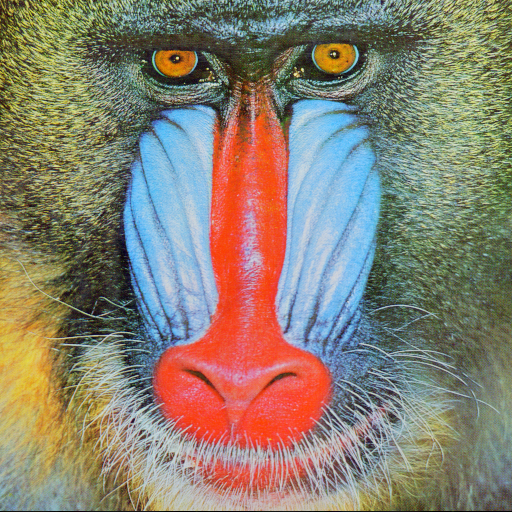
#> input picture Entradas/baboon_colorida.png, 512 x 512 px, found by its file name; its folder holds only this picture in this run
$ python filtragem.py Entradas/baboon_colorida.png
#> lines starting #> are read from the running program, lines starting #| are printed output that depends on the picture
import cv2
import os
import argparse
import numpy as np
from math import sqrt

def carregar_imagem(caminho_entrada):
    """Carrega a imagem em tons de cinza e normaliza para float32 no intervalo [0,1]"""
#> called with caminho_entrada = 'Entradas/Entradas/baboon_colorida.png'
    imagem = cv2.imread(caminho_entrada, cv2.IMREAD_GRAYSCALE)
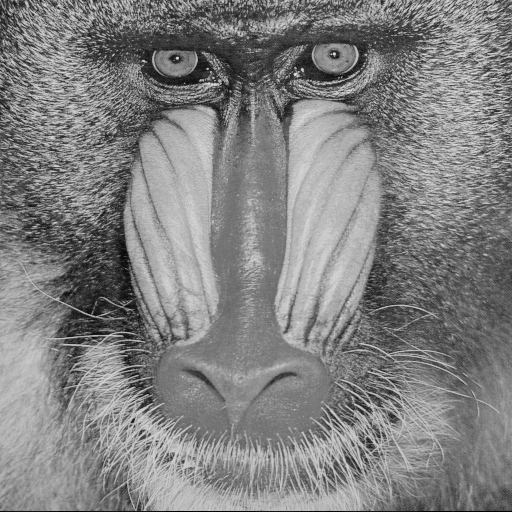
#> imagem: shape (512, 512); min 0, max 230, mean 129.1
    if imagem is None:
        print(f"Erro: Não foi possível carregar a imagem {caminho_entrada}!")
        return None
    return imagem.astype(np.float32) / 255.0

def criar_filtro(filtro_id):
    """Retorna o kernel do filtro especificado"""
    filtros = {
        'h1': np.array([  # Laplaciano modificado
            [0, 0, -1, 0, 0],
            [0, -1, -2, -1, 0],
            [-1, -2, 16, -2, -1],
            [0, -1, -2, -1, 0],
            [0, 0, -1, 0, 0]
        ]),
        'h2': (1/256) * np.array([  # Gaussiano 5x5
            [1, 4, 6, 4, 1],
            [4, 16, 24, 16, 4],
            [6, 24, 36, 24, 6],
            [4, 16, 24, 16, 4],
            [1, 4, 6, 4, 1]
        ]),
        'h3': np.array([  # Sobel horizontal
            [-1, 0, 1],
            [-2, 0, 2],
            [-1, 0, 1]
        ]),
        'h4': np.array([  # Sobel vertical
            [-1, -2, -1],
            [0, 0, 0],
            [1, 2, 1]
        ]),
        'h5': np.array([  # Laplaciano
            [-1, -1, -1],
            [-1, 8, -1],
            [-1, -1, -1]
        ]),
        'h6': (1/9) * np.ones((3,3)),  # Média 3x3
        'h7': np.array([  # Filtro de Prewitt horizontal
            [-1, 0, 1],
            [-1, 0, 1],
            [-1, 0, 1]
        ]),
        'h8': np.array([  # Filtro de Prewitt vertical
            [-1, -1, -1],
            [0, 0, 0],
            [1, 1, 1]
        ]),
        'h9': (1/9) * np.ones((3,3)),  # Média 3x3 (igual ao h6)
        'h10': (1/8) * np.array([  # Aguçamento modificado
            [-1, -1, -1, -1, -1],
            [-1, 2, 2, 2, -1],
            [-1, 2, 8, 2, -1],
            [-1, 2, 2, 2, -1],
            [-1, -1, -1, -1, -1]
        ]),
        'h11': np.array([  # Embossing
            [-1, -1, 0],
            [-1, 0, 1],
            [0, 1, 1]
        ])
    }
    return filtros.get(filtro_id)

def aplicar_filtro(imagem, filtro_id):
    """
    Aplica o filtro especificado na imagem
    Args:
        imagem: imagem normalizada [0,1]
        filtro_id: identificador do filtro (h1 a h11)
    Returns:
        Imagem filtrada em formato uint8 [0,255] e explicação do filtro
    """
    img_8bit = (imagem * 255).astype(np.uint8)

    if filtro_id == 'sobel_combined':
        sobel_x = cv2.filter2D(img_8bit, -1, criar_filtro('h3'))
        sobel_y = cv2.filter2D(img_8bit, -1, criar_filtro('h4'))
        combined = np.sqrt(np.square(sobel_x.astype(np.float32)) +
                         np.square(sobel_y.astype(np.float32)))
        combined = cv2.normalize(combined, None, 0, 255, cv2.NORM_MINMAX)
        return combined.astype(np.uint8), "Magnitude do gradiente (Sobel combinado): detecção de bordas em todas as direções"

    kernel = criar_filtro(filtro_id)
    if kernel is not None:
        filtrada = cv2.filter2D(img_8bit, -1, kernel)

        if filtro_id in ['h1', 'h3', 'h4', 'h5', 'h7', 'h8', 'h11']:
            filtrada = cv2.normalize(filtrada, None, 0, 255, cv2.NORM_MINMAX)

        explicacao = {
            'h1': "Laplaciano modificado: realce de bordas com maior sensibilidade",
            'h2': "Gaussiano 5x5: suavização forte com redução de ruído",
            'h3': "Sobel horizontal: destaca bordas verticais",
            'h4': "Sobel vertical: destaca bordas horizontais",
            'h5': "Laplaciano: detecção de bordas em todas as direções",
            'h6': "Média 3x3: suavização simples para redução de ruído",
            'h7': "Prewitt horizontal: detecção de bordas verticais (similar a Sobel)",
            'h8': "Prewitt vertical: detecção de bordas horizontais (similar a Sobel)",
            'h9': "Média 3x3: igual ao h6, suavização simples",
            'h10': "Aguçamento modificado: realce de detalhes finos e bordas",
            'h11': "Embossing: efeito de relevo com iluminação a 45 graus"
        }.get(filtro_id, "Filtro desconhecido")

        return filtrada.astype(np.uint8), explicacao

    return None, ""

def aplicar_todos_filtros(imagem, pasta_saida, nome_base):
    """Aplica todos os filtros e salva os resultados"""
#> called with pasta_saida = 'Saidas', nome_base = 'Entradas/baboon_colorida'
    filtros = ['h1', 'h2', 'h3', 'h4', 'h5', 'h6', 'h7', 'h8', 'h9', 'h10', 'h11', 'sobel_combined']
    resultados = []

    for filtro in filtros:
        imagem_filtrada, explicacao = aplicar_filtro(imagem, filtro)
        if imagem_filtrada is not None:
            caminho_saida = os.path.join(pasta_saida, f'filtrada_{filtro}_{nome_base}.png')
            salvar_imagem(caminho_saida, imagem_filtrada)
            resultados.append((filtro, explicacao))
#> this loop made 12 passes
#> pass 1, in aplicar_filtro, `filtrada = cv2.filter2D(img_8bit, -1, kernel)`:
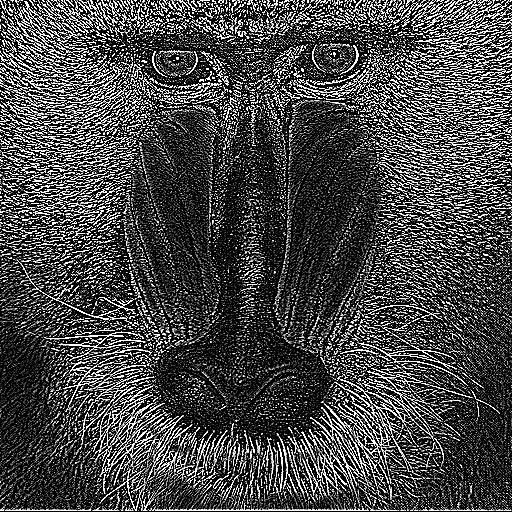
#> filtrada: shape (512, 512); min 0, max 255, mean 71.6
#> pass 2, in aplicar_filtro (call 2), `filtrada = cv2.filter2D(img_8bit, -1, kernel)`:
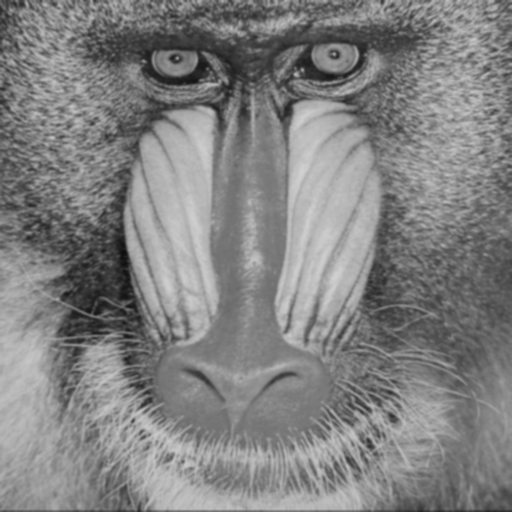
#> filtrada: shape (512, 512); min 12, max 210, mean 129.2
#> pass 3, in aplicar_filtro (call 3), `filtrada = cv2.filter2D(img_8bit, -1, kernel)`:
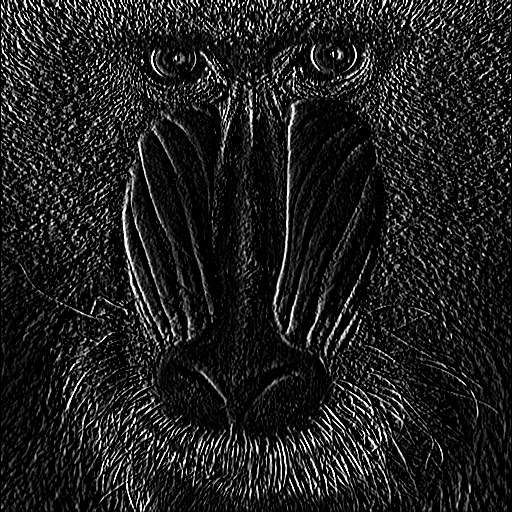
#> filtrada: shape (512, 512); min 0, max 255, mean 31.2
#> after the loop, resultados = 12 items

    return resultados

def salvar_imagem(caminho_saida, imagem):
    """Salva a imagem no caminho especificado"""
    os.makedirs(os.path.dirname(caminho_saida), exist_ok=True)
    cv2.imwrite(caminho_saida, imagem)

if __name__ == "__main__":
    parser = argparse.ArgumentParser(description='Aplica filtros em imagens monocromáticas')
    parser.add_argument('entrada', help='Nome da imagem na pasta Entradas (ex: foto.jpg)')
    parser.add_argument('--filtro', '-f',
                       choices=['all', 'h1', 'h2', 'h3', 'h4', 'h5', 'h6', 'h7', 'h8',
                               'h9', 'h10', 'h11', 'sobel_combined'],
                       default='all', help='Filtro a ser aplicado (ou "all" para todos)')
    parser.add_argument('--saida', '-s', help='Nome personalizado para o arquivo de saída', default=None)

    args = parser.parse_args()

    # Configura caminhos
    pasta_entradas = os.path.join(os.path.dirname(__file__), 'Entradas')
    pasta_saidas = os.path.join(os.path.dirname(__file__), 'Saidas')
    caminho_entrada = os.path.join(pasta_entradas, args.entrada)

    # Processa a imagem
    imagem = carregar_imagem(caminho_entrada)
    if imagem is not None:
        nome_base = os.path.splitext(args.entrada)[0]

        if args.filtro == 'all':
            print("Aplicando todos os filtros...")
            resultados = aplicar_todos_filtros(imagem, pasta_saidas, nome_base)
#> resultados = 12 items

            print("\nResumo dos filtros aplicados:")
            for filtro, explicacao in resultados:
                print(f"- {filtro}: {explicacao}")
#> this loop made 12 passes
#> filtro on passes 1 to 12: 'h1', 'h2', 'h3', 'h4', 'h5', 'h6', 'h7', 'h8', 'h9', 'h10', 'h11', 'sobel_combined'
#| - h1: Laplaciano modificado: realce de bordas com maior sensibilidade
#| - h2: Gaussiano 5x5: suavização forte com redução de ruído
#| - h3: Sobel horizontal: destaca bordas verticais
#| - h4: Sobel vertical: destaca bordas horizontais
#| - h5: Laplaciano: detecção de bordas em todas as direções
#| - h6: Média 3x3: suavização simples para redução de ruído
#| - h7: Prewitt horizontal: detecção de bordas verticais (similar a Sobel)
#| - h8: Prewitt vertical: detecção de bordas horizontais (similar a Sobel)
#> (further printed lines are left out)
            print(f"\n✅ Todas as imagens filtradas foram salvas na pasta 'Saidas'")
        else:
            imagem_filtrada, explicacao = aplicar_filtro(imagem, args.filtro)
            if imagem_filtrada is not None:
                print(f"Efeito do filtro {args.filtro}: {explicacao}")

                if args.saida:
                    nome_saida = os.path.splitext(args.saida)[0] + '.png'
                else:
                    nome_saida = f'filtrada_{args.filtro}_{nome_base}.png'

                caminho_saida = os.path.join(pasta_saidas, nome_saida)
                salvar_imagem(caminho_saida, imagem_filtrada)
                print(f"✅ Imagem filtrada salva em: {caminho_saida}")

$ run again, on Entradas/marinasena.png
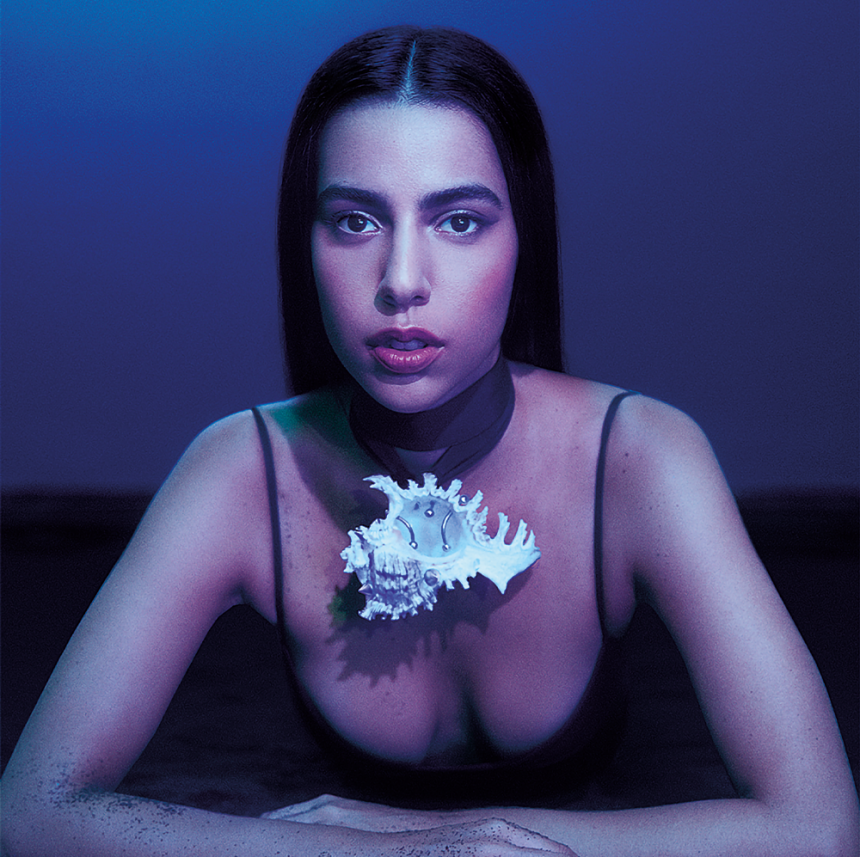
#> input picture Entradas/marinasena.png, 860 x 857 px, found by its file name
#> in carregar_imagem, `imagem = cv2.imread(caminho_entrada, cv2.IMREAD_GRAYSCALE)`:
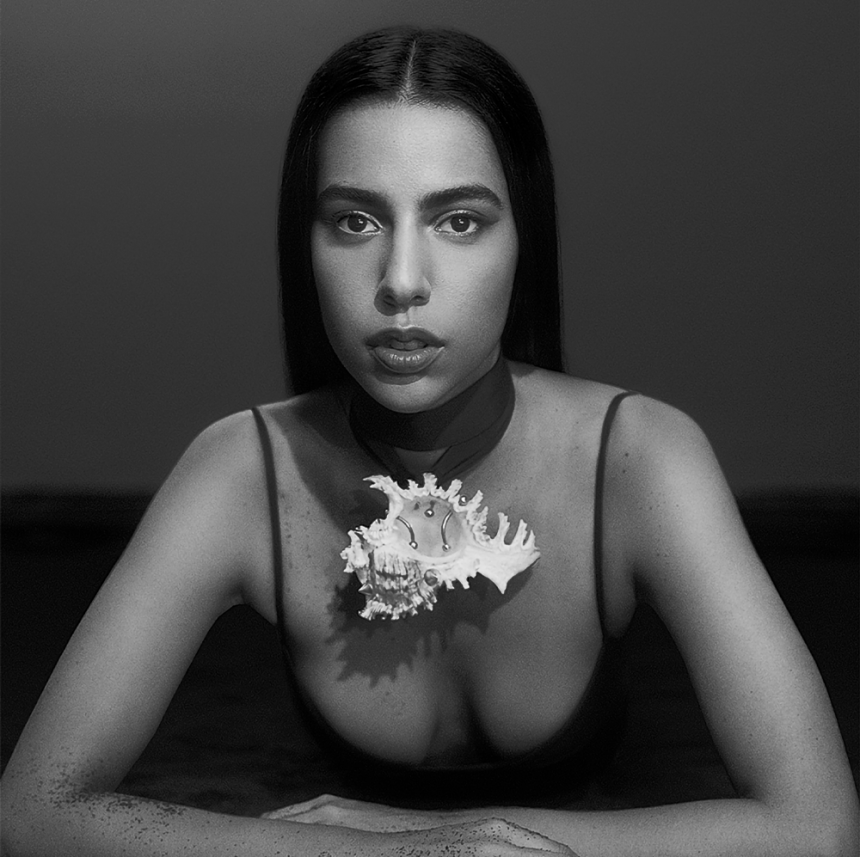
#> imagem: shape (857, 860); min 0, max 251, mean 66.5
#> the loop in aplicar_todos_filtros, `for filtro in filtros:` made 12 passes
#> pass 3, in aplicar_filtro (call 3), `filtrada = cv2.filter2D(img_8bit, -1, kernel)`:
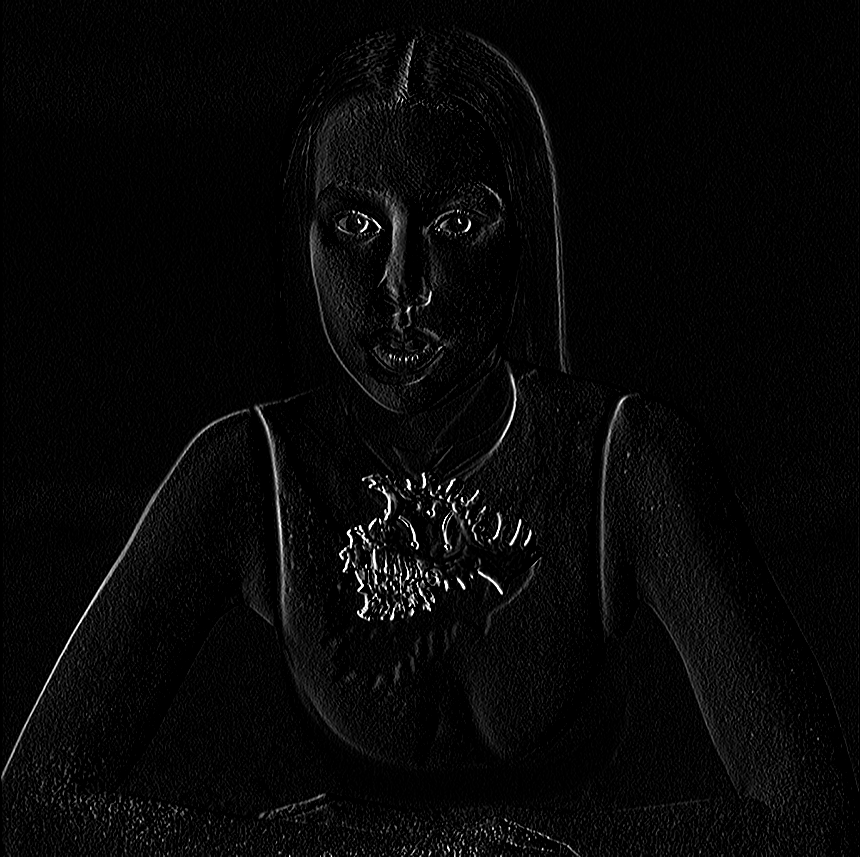
#> filtrada: shape (857, 860); min 0, max 255, mean 7.4
#> after the loop in aplicar_todos_filtros, `for filtro in filtros:`: resultados = 12 items
#> the loop `for filtro, explicacao in resultados:` made 12 passes
#> filtro on passes 1 to 8: 'h1', 'h2', 'h3', 'h4', 'h5', 'h6', 'h7', 'h8'
#> (printed output is left out)

$ run again, on Entradas/butterfly.png
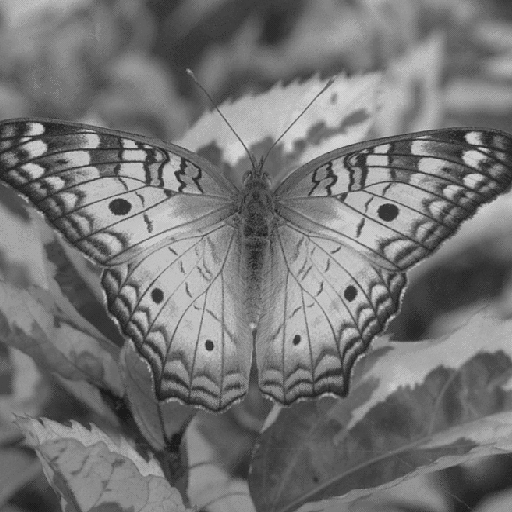
#> input picture Entradas/butterfly.png, 512 x 512 px, found by its file name
#> in carregar_imagem, imagem is the input picture: shape (512, 512); min 27, max 212, mean 116.8
#> the loop in aplicar_todos_filtros, `for filtro in filtros:` made 12 passes
#> pass 1, in aplicar_filtro, `filtrada = cv2.filter2D(img_8bit, -1, kernel)`:
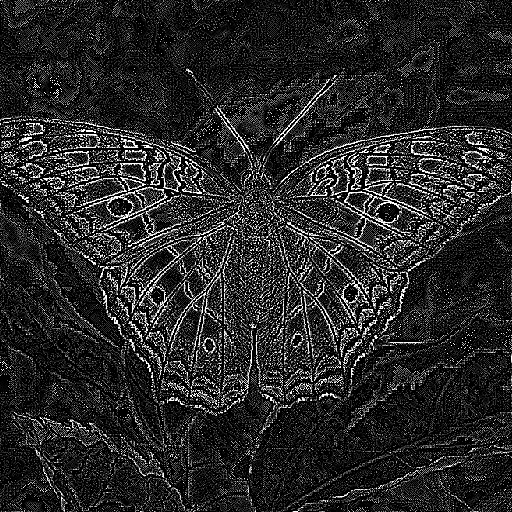
#> filtrada: shape (512, 512); min 0, max 255, mean 40.6
#> pass 3, in aplicar_filtro (call 3), `filtrada = cv2.filter2D(img_8bit, -1, kernel)`:
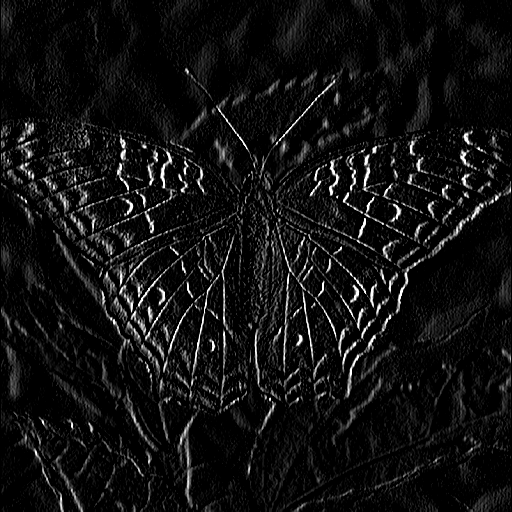
#> filtrada: shape (512, 512); min 0, max 255, mean 17.4
#> after the loop in aplicar_todos_filtros, `for filtro in filtros:`: resultados = 12 items
#> the loop `for filtro, explicacao in resultados:` made 12 passes
#> filtro on passes 1 to 8: 'h1', 'h2', 'h3', 'h4', 'h5', 'h6', 'h7', 'h8'
#> (printed output is left out)
